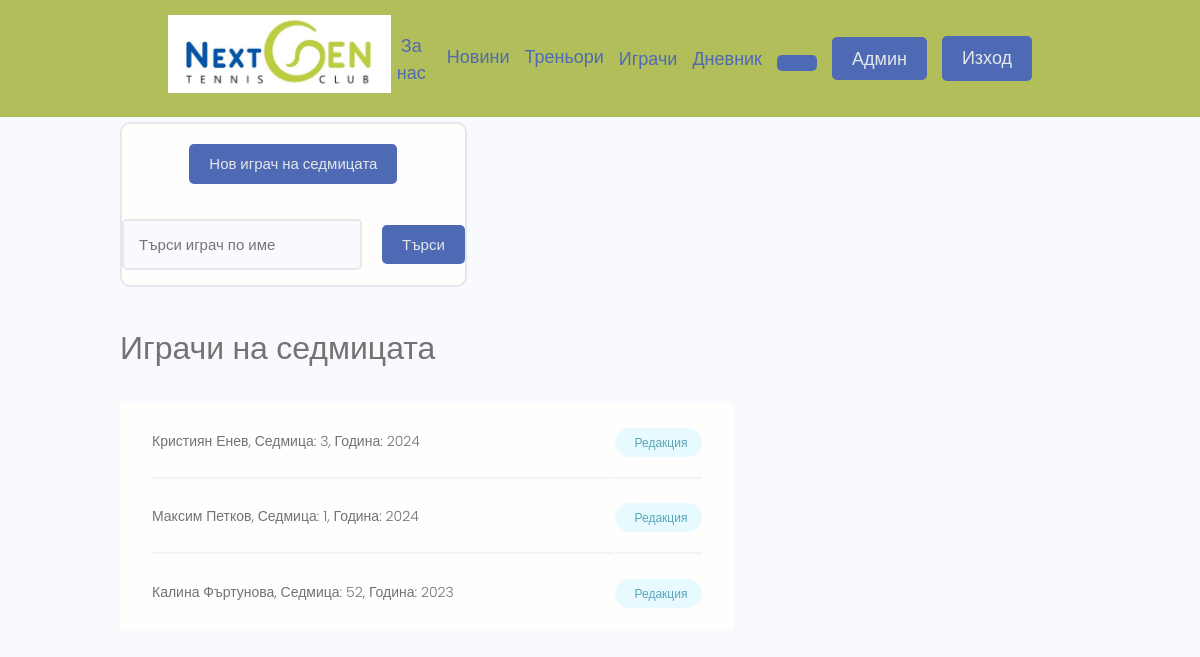
Page /profiles/playersotwadmin/ (signed in) on the committed database.
### users/models.py (models this page shows, shortened)
class PlayerOTW(models.Model):
    YEARS = [(i,i) for i in range(2023,2033)]
    WEEKS = [(i,i) for i in range(1,58)]
    currentYear = datetime.datetime.now().year
    currentWeek = datetime.datetime.now().isocalendar()[1]
    player = models.ForeignKey(Profile,null=True, on_delete=models.SET_NULL)
    year = models.IntegerField(choices = YEARS, default=currentYear)
    week = models.IntegerField(choices = WEEKS, default=currentWeek)
    class Meta:
        ordering = ['-year', '-week']
        unique_together = ('week', 'year')
    def __str__(self)->str:
        return str(self.player.name + ', Седмица: ' + str(self.week) + ', Година: ' + str(self.year))

class Profile(models.Model):
    HAND_CHOICES=(('L', 'Лява'),('R', 'Дясна'))
    BACKHAND_CHOICES=(('S', 'С една ръка'), ('D', 'С две ръце'))
    user = models.OneToOneField(User, on_delete=models.CASCADE, null=True, blank= True)
    name = models.CharField(max_length=200, null=True, blank= True)
    email = models.EmailField(max_length=500, null=True, blank= True)
    linked_email = models.EmailField(max_length=500, null=True, blank= True)
    username = models.CharField(max_length=200, null=True, blank= True)
    location = models.CharField(max_length=200, null=True, blank= True)
    intro = models.CharField(max_length=200, null=True, blank= True)
    bio = models.TextField(null=True, blank= True)
    profile_image = models.ImageField(null=True, blank= True, upload_to='profiles', default="profiles/user-default.png")
    date_of_birth = models.DateField(null=True, blank= True)
    is_coach = models.BooleanField(default=False)
    hand = models.CharField(max_length=10, choices = HAND_CHOICES, default = "R")
    backhand = models.CharField(max_length=10, choices = BACKHAND_CHOICES, default = "D")
    social_facebook = models.CharField(max_length=200, null=True, blank= True)
    social_instagram = models.CharField(max_length=200, null=True, blank= True)
    created = models.DateTimeField(auto_now_add=True)
    id = models.UUIDField(primary_key=True, default=uuid.uuid4, unique=True, editable=False)
    class Meta:
        ordering = ['name']

### users/views.py (the view)
# urls.py: path('playersotwadmin/', views.playersOTWAdmin, name='playersotwadmin'),
@login_required(login_url='login')
@user_passes_test(lambda u: u.is_staff)
def playersOTWAdmin(request):
    players, search_query = searchPlayersOTW(request)
    custom_range, evaluations = paginatePlayersOTW(request, players, 10)
    context = {'players':players, 'custom_range':custom_range, 'search_query':search_query}
    return render(request, 'users/playersotw_admin.html', context)

### users/utils.py (called while the page is built)
def searchPlayersOTW(request):
    search_query=''
    if request.GET.get('search_query'):
       search_query=request.GET.get('search_query')
    players = PlayerOTW.objects.distinct().filter(Q(player__name__icontains=search_query))
    return players, search_query

def paginatePlayersOTW(request, players, results):
    page = request.GET.get('page')
    paginator = Paginator(players,results)
    try:
        players = paginator.page(page)
    except PageNotAnInteger:
        page = 1
        players = paginator.page(page)
    except EmptyPage:
        page = paginator.num_pages
        players = paginator.page(page)
    leftIndex = (int(page) - 4)
    if leftIndex < 1:
        leftIndex = 1
    rightIndex = (int(page) + 5)
    if rightIndex > paginator.num_pages:
        rightIndex = paginator.num_pages + 1
    custom_range = range(leftIndex,rightIndex)
    return custom_range, players

### users/templates/users/playersotw_admin.html (shortened to what this page needs)
{% extends 'main.html' %}
{% block content %}
<div class="container">
    <div class="layout">
      <div class="column column--1of3">
        <div class="card text-center">
          <div class="card__body dev">
            <a class="btn btn--sub btn--md" href="{% url 'create-playerotw'%}">Нов играч на седмицата</a>
          </div>
          <div class="hero-section__search">
            <form id="searchForm" class="form" action="" method="get">
              <div class="form__field">
                <input class="input input--text" id="formInput#search" type="text" name="search_query" value="{{search_query}}"
                  placeholder="Търси играч по име" />
              </div>
              <input class="btn btn--sub btn--md" type="submit" value="Търси" />
            </form>
          </div>
        </div>
      </div>
      <div class="column column--2of3">
        <h3>Играчи на седмицата</h3>
        <table class="settings__table">
            {% for player in players %}
            <tr>
            <td class="settings__tableInfo">
                <p>
                {{player}}
                </p>
            </td>
            <td class="settings__tableActions">
                <a class="tag tag--pill tag--main settings__btn" href="{% url 'edit-playerotw' player.id %}">Редакция</a>
            </td>
            </tr>
            {% endfor %}
        </table>
      </div>
    </div>
</div>
{% endblock content %}

### static/styles/app.css (style rules this page uses)
:root { --color-sub: #b2be59; --color-menu: rgb(79, 106, 180); --color-message: rgb(66, 66, 66); }
.btn--sub { background-color: var(--color-menu); color: var(--color-light) !important; }
.card { border: 2px solid var(--color-light); }
.hero-section__search > .form { display: flex; align-items: center; justify-content: center; gap: 2rem; }
.hero-section__search > .form input.input--text { width: 20rem; }
.settings__table { margin-top: 3rem; margin-bottom: 5rem; padding: 0 3rem; background: var(--color-white); }
.settings__table tr { width: 100%; }
.settings__table tr > td { padding: 2rem 0; }
.settings__table tr:not(:last-child) td { border-bottom: 2px solid var(--color-white-light); }
.settings__tableInfo { width: 100%; }
.settings__tableInfo p { font-size: 1.4rem; }
.settings__tableActions { text-align: right; }

### static/slider/slider.css (style rules this page uses)
* { box-sizing:border-box }

### static/uikit/styles/modules/_variables.css (style rules this page uses)
:root { --color-main: #5aa5b9; --color-main-light: #e6faff; --color-sub: #3f4156; --color-sub-light: #51546e; --color-sub-lighter: #ededfd; --color-text: #737373; --color-gray: #8b8b8b; --color-light: #e5e7eb; --color-light-gray: #767676; --color-bg: #f8fafd; --color-white: #fffefd; --color-white-light: #f3f3f3; --color-success: #359e64; --color-success-bg: #def8e8; --color-error: #fc4b0b; --color-error-bg: #fff2ee; --font-base: 'Poppins', arial, helvetica, 'Segoe UI', roboto, ubuntu, sans-serif; --font-monospace: 'Fira Code', 'Courier New', courier, monospace; --font-regular: 300; --font-medium: 500; --font-bold: 700; --generic-shadow: 1px 1px 5px #00000010; --generic-transition: all 0.3s ease-in-out; }

### static/uikit/styles/modules/_base.css (style rules this page uses)
* { margin: 0; padding: 0; box-sizing: border-box; text-rendering: optimizeLegibility; color: inherit; font-size: inherit; }
html { font-size: 50%; }
@media only screen and (min-width: 480px) { html { font-size: 56.25%; } }
@media only screen and (min-width: 1200px) { html { font-size: 62.5%; } }
body { line-height: 1.6; font-weight: 400; font-size: 1.5rem; color: var(--color-text); background-color: var(--color-bg); min-height: 100vh; }

### static/uikit/styles/modules/_typography.css (style rules this page uses)
* { font-family: var(--font-base); }
h3 { font-size: 3.2rem; font-weight: var(--font-medium); }
p, span, strong { font-size: 1.6rem; color: var(--color-text); font-weight: var(--font-regular); }
a { padding-bottom: 2px; text-decoration: none; display: inline-block; color: var(--color-main); font-weight: var(--font-medium); }

### static/uikit/styles/modules/_utilities.css (style rules this page uses)
.container { width: 92%; max-width: 165rem; margin: 0 auto; box-sizing: border-box; }
@media screen and (min-width: 1000px) { .container { width: 90%; } }
@media screen and (min-width: 1200px) { .container { width: 80%; } }
.text-center { text-align: center; }

### static/uikit/styles/modules/_button.css (style rules this page uses)
.btn { display: inline-block; position: relative; cursor: pointer; background-color: var(--color-light); font-weight: var(--font-medium); color: var(--color-sub); text-decoration: none; padding: 1rem 2rem; border-radius: 0.5rem; border: none; width: -webkit-fit-content; width: -moz-fit-content; width: fit-content; height: -webkit-fit-content; height: -moz-fit-content; height: fit-content; font-size: 1.6rem; outline-width: 0; outline-color: transparent; -webkit-backface-visibility: hidden; backface-visibility: hidden; transition: all 0.3s ease-in-out; }
.btn--sub { background-color: var(--color-sub); color: var(--color-white); }
.btn--md { font-size: 1.5rem; padding: 0.8rem 2rem; }

### static/uikit/styles/modules/_card.css (style rules this page uses)
.card { border-radius: 1rem; background-color: var(--color-white); border: 1.5px solid var(--color-light); width: auto; height: auto; margin-top: 0.5rem; margin-bottom: 0.5rem; overflow: hidden; }
.card__body, .card__header { padding: 2rem 2.5rem; }

### static/uikit/styles/modules/_form.css (style rules this page uses)
.form { display: block; }
.form__field { margin-top: 1.5rem; margin-bottom: 1.5rem; }
input.input[type='text'], input.input[type='email'], input.input[type='password'], input.input[type='number'], textarea.input { min-width: 24rem; width: 100%; padding: 1.2rem 1.5rem; border-radius: 0.5rem; border: 2px solid var(--color-light); transition: all 0.3s ease-in-out; background-color: var(--color-bg); }

### static/uikit/styles/modules/_tag.css (style rules this page uses)
.tag { display: inline-flex; align-items: center; background-color: var(--color-sub); height: -webkit-fit-content; height: -moz-fit-content; height: fit-content; width: -webkit-fit-content; width: -moz-fit-content; width: fit-content; border-radius: 0.5rem; padding: 0.5rem 1.5rem; font-size: 1.2rem; cursor: pointer; }
.tag--pill { border-radius: 5rem; }
.tag--main, .tag--main > small { background: var(--color-main-light); color: var(--color-main); font-weight: 500; }

### rows in the picture
PlayerOTW: player+week+year "Кристиян Енев, Седмица: 3, Година: 2024"
PlayerOTW: player+week+year "Максим Петков, Седмица: 1, Година: 2024"
PlayerOTW: player+week+year "Калина Фъртунова, Седмица: 52, Година: 2023"
